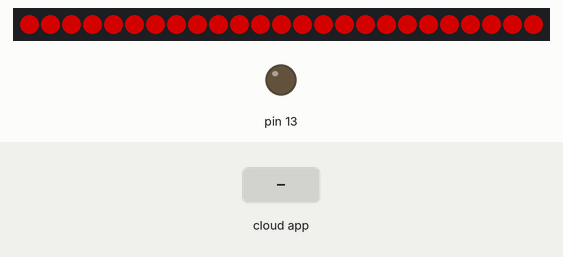
Simulated run of this sketch. Board: Arduino Uno, built with avr-gcc and run on an emulated ATmega328P. Parts: 25 RGB LEDs in strip order, left to right, output pins drawn as LEDs (lit = HIGH). The inputs (shaded band) are chosen by the test bench. Dim RGB values are drawn brighter than linear; the ROS host is connected and sends only what is stated.

Above: at 1.2 s.
1.3 s: the phone or cloud app sets status_led_strip to 0
At 1.9 s:
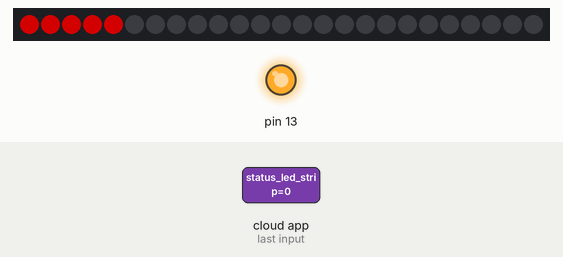
2.9 s: the phone or cloud app sets status_led_strip to 1
At 4.3 s:
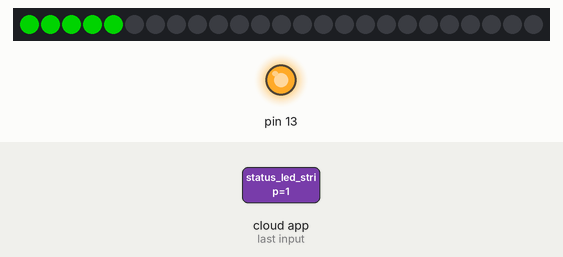
Timing chart, 0 to 5.9 s (numbered marks = the images above; inputs shaded):
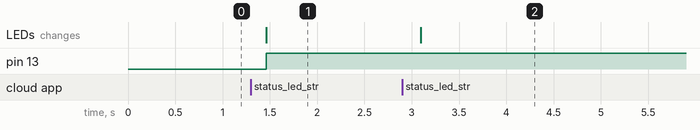

The sketch:

status_indicator_strip.ino
```cpp
#include <ros.h>
#include <std_msgs/String.h>
#include <Adafruit_NeoPixel.h>
#ifdef __AVR__
#include <avr/power.h>
#endif

#define PINLEFT            3
#define NUMPIXELS          25

#define imu = 0;
#define camera = 1;
#define gps = 2;
#define lidar = 3;
#define driver = 4;

char s[6]={'1','1','0','1','1','\0'};


Adafruit_NeoPixel strip = Adafruit_NeoPixel(NUMPIXELS, PINLEFT, NEO_GRB + NEO_KHZ800);

ros::NodeHandle nh;

void messageCb( const std_msgs::String& status_string){

//  s = {'1','1','0','1','1','\0'}; // main algorithm test


//  for (int i = 0; i < 5; i++) {
//    for(int j=i*5; j< (i+1)*5; j++){
//        strip.setPixelColor(j, strip.Color(255*(s[i]=='0'), 255*(s[i]=='1'), 0));
//        strip.show();
//    }
//  }

  //status.py 25 leds on the strip. 5 pixels represent each of [IMU, Camera, GPS, LiDAR, Motor Driver] in that order.
  for (int i = 0; i < 5; i++) {
    for(int j=i*5; j< (i+1)*5; j++){
        strip.setPixelColor(j, strip.Color(255*(status_string.data[i]=='0'), 255*(status_string.data[i]=='1'), 0));
        strip.show();
    }
  }

  digitalWrite(13, HIGH);   // blink the led
}


ros::Subscriber<std_msgs::String> sub("status_led_strip", &messageCb );

void setup()
{
  pinMode(13, OUTPUT);
  nh.initNode();
  nh.subscribe(sub);

  strip.begin(); // This initializes the NeoPixel library.
  strip.setBrightness(125);

  //Initialize with all RED pixels
  for (int i = 0; i < NUMPIXELS; i++) {
        strip.setPixelColor(i, strip.Color(255, 0, 0));
        strip.show();
  }


}

void loop()
{
  nh.spinOnce();
  delay(200);
}
```

Measured:
- after the input at 1.3 s, pin 13: LOW → HIGH after 0.16 s; the LEDs: change after 0.16 s (image 1)
- after the input at 2.9 s, the LEDs: change after 0.20 s (image 2)
